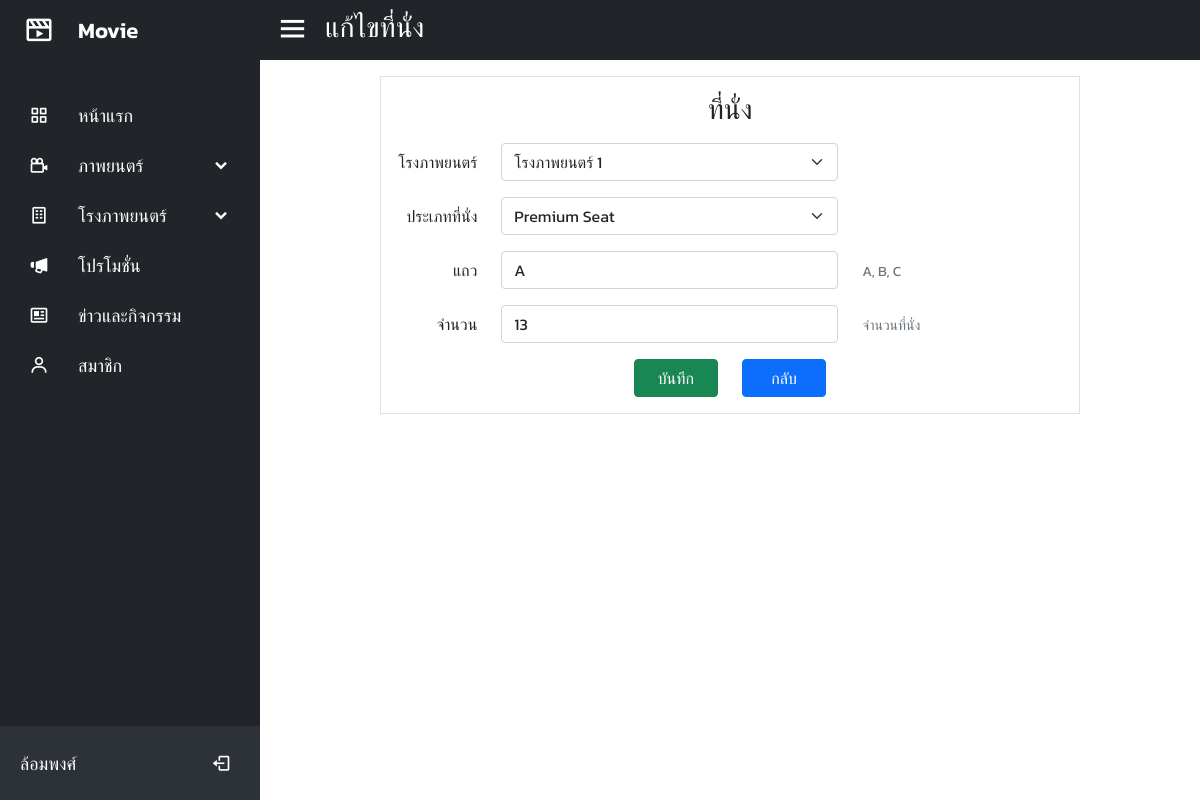
Screenshot of /admin/seatEdit.php?id=2 (signed in) with the database file from the repository.
### tables this page shows
CREATE TABLE `seat` (
  `seat_id` int(11) NOT NULL,
  `cin_id` int(11) NOT NULL,
  `seat_type_id` int(11) NOT NULL,
  `seat_row` varchar(3) NOT NULL,
  `seat_amount` varchar(3) NOT NULL
);

CREATE TABLE `seat_type` (
  `seat_type_id` int(11) NOT NULL,
  `seat_type_name` varchar(50) NOT NULL,
  `seat_type_price` varchar(5) NOT NULL
);

### admin/seatEdit.php (the view, shortened to what this page needs)
<?php
include_once("../connectDB.php");
$sqlCin = "SELECT * FROM cinema WHERE branch_id = " . $_SESSION["branch_id"];
$queryCin = $conn->query($sqlCin);
$sql_seat_type = "SELECT * FROM seat_type";
$query_seat_type = $conn->query($sql_seat_type);
$sql = "SELECT * FROM seat WHERE seat_id = " . $_GET["id"];
$query = $conn->query($sql);
$result = mysqli_fetch_assoc($query);
?>
<!DOCTYPE html>
<html lang="en">
<head>
    <?php include_once("head.php"); ?>
</head>
<body>
    <?php include_once("sidebar.php"); ?>
    <div class="home-section">
        <nav class="navbar navbar-dark bg-dark home-content w-100 text-white">
            <ul class="navbar-nav flex-row">
                <li class="nav-item">
                    <i class='bx bx-menu'></i>
                </li>
                <li class="nav-item">
                    <span class="h3" id="text-title">แก้ไขที่นั่ง</span>
                </li>
            </ul>
        </nav>
        <div class="content py-3" id="content">
            <div class="mx-auto border" style="width: 700px;">
                <h3 class="text-center my-3">ที่นั่ง</h3>
                <form id="seat_form_edit" method="POST">
                    <div class="row align-items-center mb-3">
                        <div class="col-2 text-end">
                            <label for="cin_id" class="col-form-label">โรงภาพยนตร์</label>
                        </div>
                        <div class="col-6">
                            <select class="form-select" name="cin_id" id="cin_id" required>
                                <?php while ($row = mysqli_fetch_assoc($queryCin)) { ?>
                                    <option value="<?= $row["cin_id"]; ?>" <?php if ($result["cin_id"] == $row["cin_id"]) echo "selected"; ?>>โรงภาพยนตร์ <?= $row["cin_name"]; ?></option>
                                <?php } ?>
                            </select>
                        </div>
                    </div>
                    <div class="row align-items-center mb-3">
                        <div class="col-2 text-end">
                            <label for="seat_type_id" class="col-form-label">ประเภทที่นั่ง</label>
                        </div>
                        <div class="col-6">
                            <select class="form-select" name="seat_type_id" id="seat_type_id" required>
                                <?php while ($row = mysqli_fetch_assoc($query_seat_type)) { ?>
                                    <option value="<?= $row["seat_type_id"]; ?>" <?php if ($result["seat_type_id"] == $row["seat_type_id"]) echo "selected"; ?>><?= $row["seat_type_name"]; ?></option>
                                <?php } ?>
                            </select>
                        </div>
                    </div>
                    <div class="row align-items-center mb-3">
                        <div class="col-2 text-end">
                            <label for="seat_row" class="col-form-label">แถว</label>
                        </div>
                        <div class="col-6">
                            <input type="text" name="seat_row" id="seat_row" class="form-control" value="<?= $result["seat_row"]; ?>" required>
                        </div>
                        <div class="col-4">
                            <span class="form-text">
                                A, B, C
                            </span>
                        </div>
                    </div>
                    <div class="row align-items-center mb-3">
                        <div class="col-2 text-end">
                            <label for="seat_amount" class="col-form-label">จำนวน</label>
                        </div>
                        <div class="col-6">
                            <input type="text" name="seat_amount" id="seat_amount" class="form-control" value="<?= $result["seat_amount"]; ?>" required>
                        </div>
                        <div class="col-4">
                            <span class="form-text">
                                จำนวนที่นั่ง
                            </span>
                        </div>
                    </div>
                    <div class="row mb-3">
                        <div class="col-6 text-end">
                            <input type="submit" class="btn btn-success w-25" value="บันทึก">
                        </div>
                        <div class="col-6">
                            <a href="seat.php" class="btn btn-primary w-25">กลับ</a>
                        </div>
                    </div>
                </form>
            </div>
        </div>
    </div>
</body>
</html>

### css/admin.css (style rules this page uses)
* { margin: 0; padding: 0; box-sizing: border-box; font-family: 'Kanit', sans-serif; }
.home-section { position: relative; background: white; height: 100vh; left: 260px; width: calc(100% - 260px); }
.home-section .home-content { height: 60px; }
.home-section .home-content .bx-menu { font-size: 35px; }
.home-section .home-content .bx-menu { margin: 0 15px; cursor: pointer; }

### rows the page displays
seat: cin_id "โรงภาพยนตร์ 1", seat_type_id "Premium Seat", seat_row "A", seat_amount "13"

### other values shown
$_SESSION["name"] "ล้อมพงศ์"
